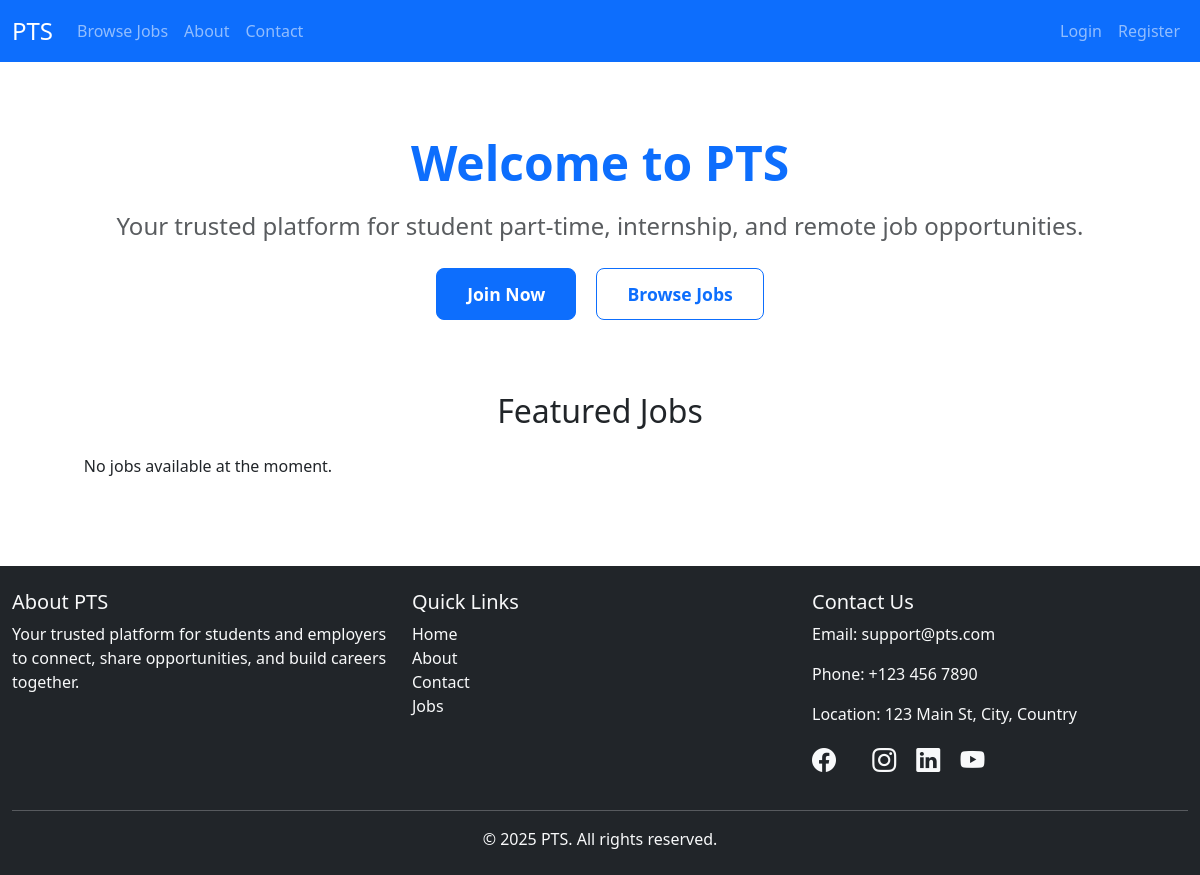
Before: / with the older database file.
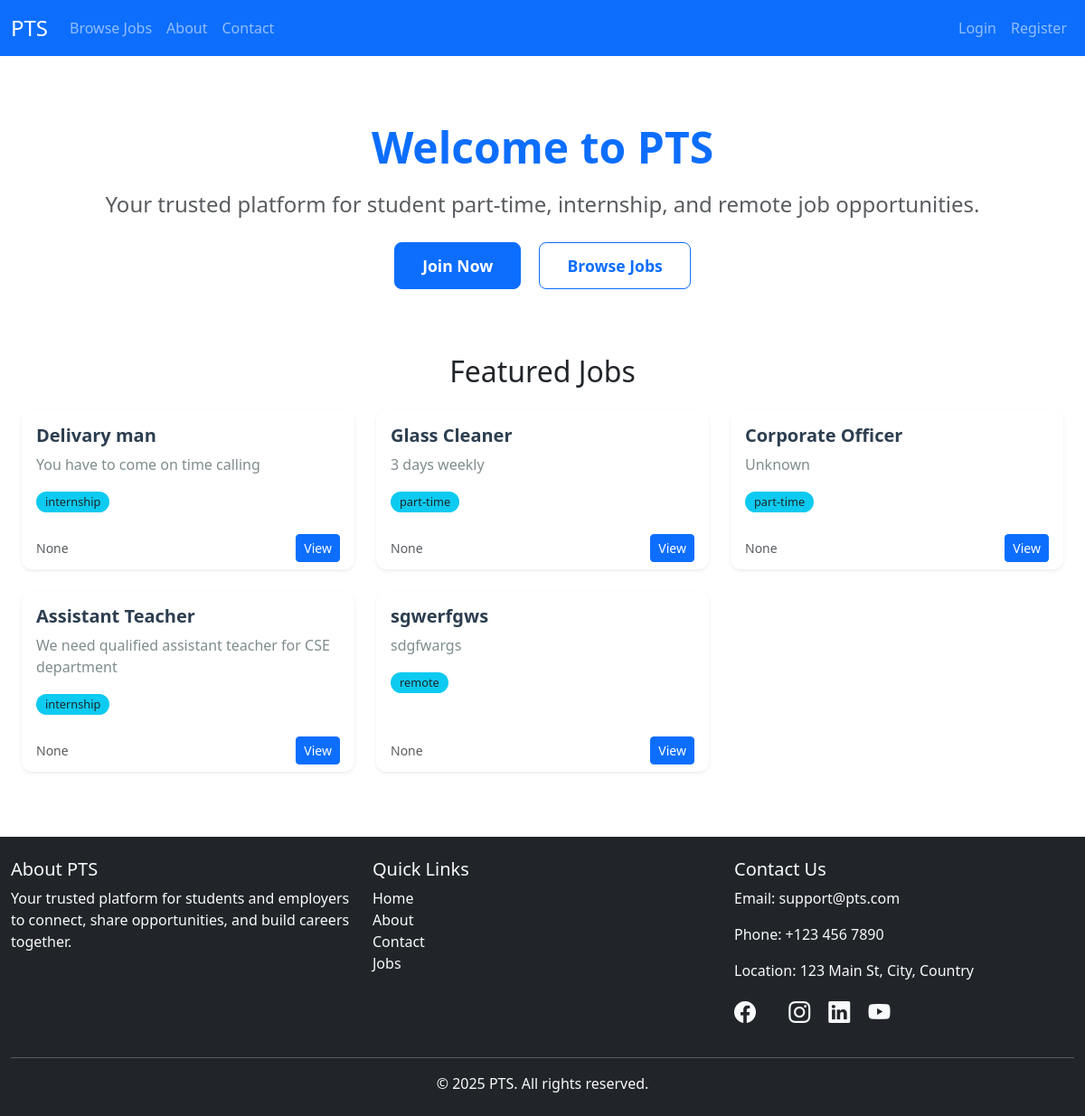
After: the same page with the newer database file.
### jobapp/models.py (models this page shows, shortened)
class Job(models.Model):
    employer = models.ForeignKey(EmployerProfile, on_delete=models.CASCADE)
    title = models.CharField(max_length=255)
    description = models.TextField()
    location = models.CharField(max_length=255, null=True, blank=True)
    job_type = models.CharField(max_length=50, choices=[
        ('part-time', 'Part-Time'),
        ('remote', 'Remote'),
        ('internship', 'Internship'),
    ])
    salary = models.IntegerField(null=True, blank=True)
    posted_at = models.DateTimeField(auto_now_add=True)
    deadline = models.DateField(null=True, blank=True)

### jobapp/views.py (the view)
# urls.py: 2. Add a URL to urlpatterns:  path('', views.home, name='home')
def home(request):
    jobs = Job.objects.all().order_by('-posted_at')[:5]
    return render(request, 'myapp/home.html', {'jobs': jobs})

### templates/myapp/home.html (shortened to what this page needs)
{% extends "base.html" %}
{% load static %}
{% block content %}
<head>
  <link rel="stylesheet" href="{% static 'css/home.css' %}">
</head>
<div class="container py-5 text-center">
  <h1 class="display-4 fw-bold text-primary">Welcome to PTS</h1>
  <p class="lead text-muted mb-4">Your trusted platform for student part-time, internship, and remote job opportunities.</p>
  <a href="{% url 'register' %}" class="btn btn-primary btn-lg">Join Now</a>
  <a href="{% url 'job_list' %}" class="btn btn-outline-primary btn-lg ms-3">Browse Jobs</a>
</div>
<div class="container py-4">
  <h2 class="text-center mb-4">Featured Jobs</h2>
  <div class="row row-cols-1 row-cols-md-3 g-4">
    {% for job in jobs %}
      <div class="col">
        <div class="card h-100 shadow-sm">
          <div class="card-body">
            <h5 class="card-title">{{ job.title }}</h5>
            <p class="card-text">{{ job.description|truncatewords:20 }}</p>
            <span class="badge bg-info text-dark">{{ job.job_type }}</span>
          </div>
          <div class="card-footer d-flex justify-content-between align-items-center">
            <small class="text-muted">{{ job.location }}</small>
            <a href="{% url 'job_details' job.id %}" class="btn btn-sm btn-primary">View</a>
          </div>
        </div>
      </div>
    {% empty %}
      <p class="text-center">No jobs available at the moment.</p>
    {% endfor %}
  </div>
</div>
{% endblock %}

Changed rows visible on the page:
added Job: title "Delivary man", description "You have to come on time calling", job_type "internship", location "None"
added Job: title "Glass Cleaner", description "3 days weekly", job_type "part-time", location "None"
added Job: title "Corporate Officer", description "Unknown", job_type "part-time", location "None"
added Job: title "Assistant Teacher", description "We need qualified assistant teacher for CSE department", job_type "internship", location "None"
added Job: title "sgwerfgws", description "sdgfwargs", job_type "remote", location "None"
Other visible differences:
text no longer shown: "No jobs available at the moment."
